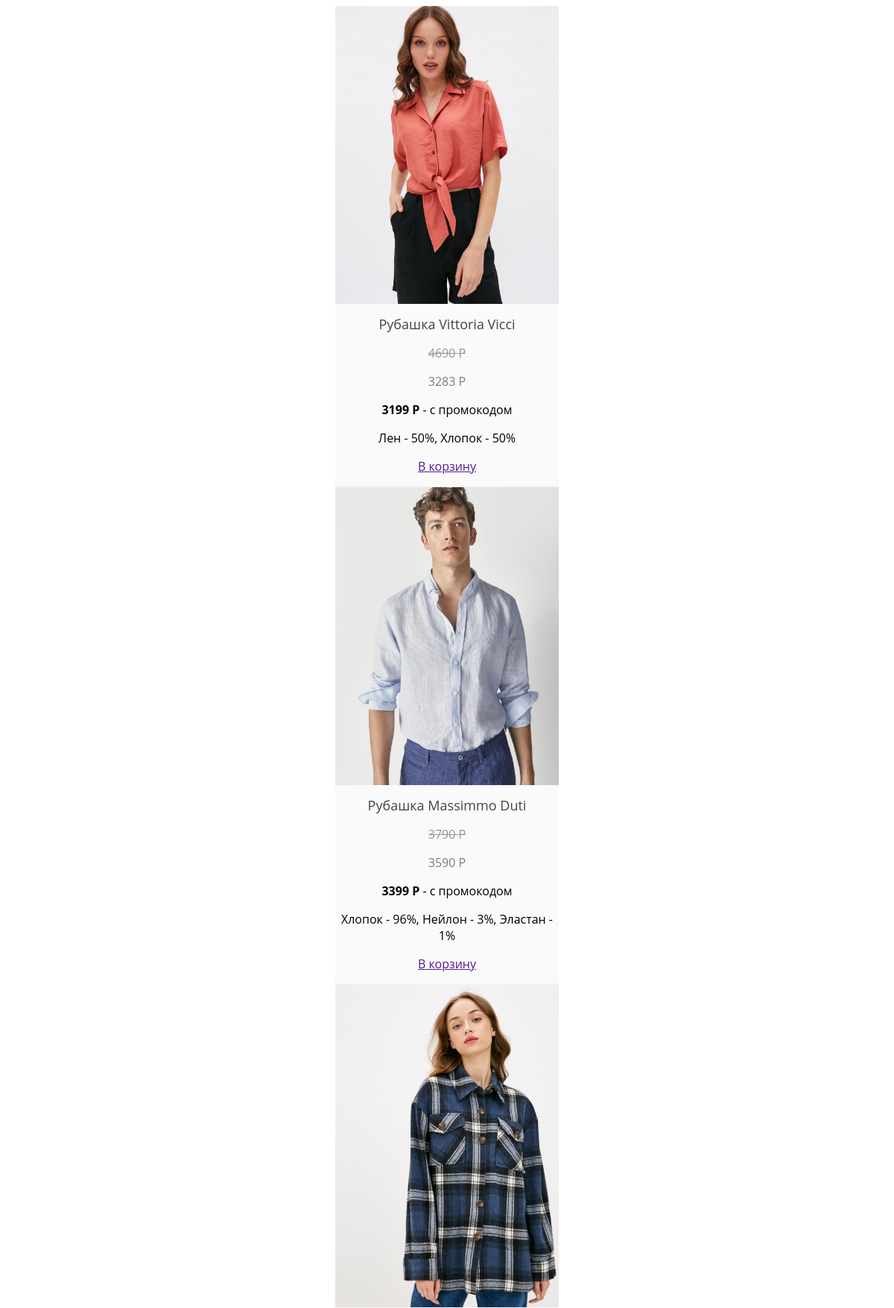
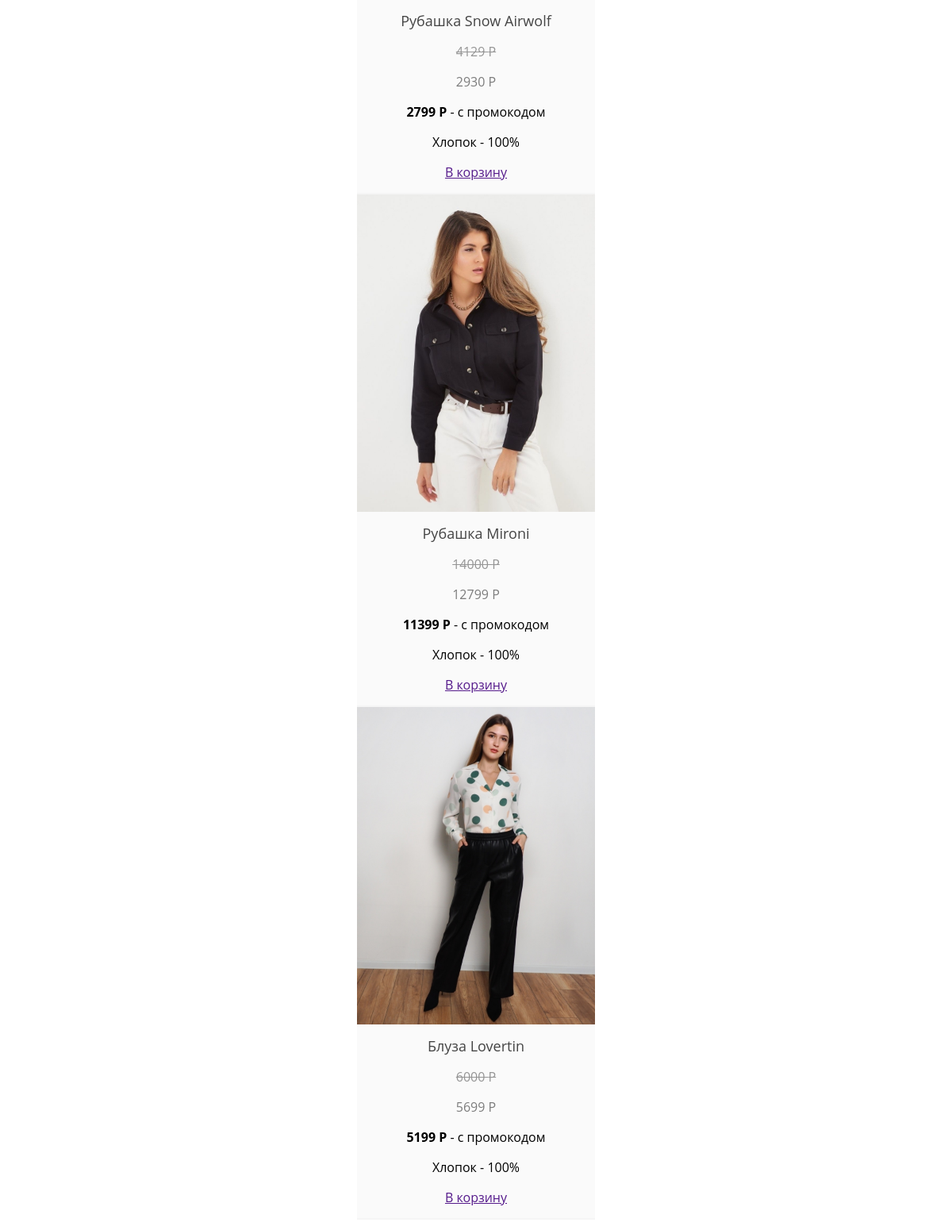
The app's page /untitled/bluzy.php with its own data (2 pictures, top to bottom).
### tables this page shows
CREATE TABLE `product` (
  `Product_id` int NOT NULL,
  `Product_name` varchar(45) NOT NULL,
  `Description` varchar(45) DEFAULT NULL,
  `Activity` tinyint(1) DEFAULT NULL,
  `promo_price` int DEFAULT NULL,
  `price` int DEFAULT NULL,
  `sale_price` int DEFAULT NULL,
  `Category_ID` int NOT NULL,
  `Main_Image_ID` int NOT NULL
);

CREATE TABLE `image_product` (
  `Image_ID` int NOT NULL,
  `Product_ID` int NOT NULL,
  `Alt` varchar(30) NOT NULL,
  `Way_img` varchar(100) NOT NULL
);

### untitled/bluzy.php (the view, shortened to what this page needs)
<?php
require_once "database.php";
$query = "SELECT * FROM  product
          JOIN image_product
          ON product.Product_id=image_product.Product_id
          WHERE product.activity=1 AND
          product.category_id=1";
$result=$connect->query($query);
?>
<!DOCTYPE>
<html lang="rus">
<head>
    <link   rel="stylesheet" href="main.css">
</head>
<body>
<?php
while($row=$result->fetch_assoc()){
    echo'<div class="product-item">
    <img alt="'.$row["Alt"].'" src="'.$row["Way_img"].'" >
    <div class="product-list">
        <h3>'.$row["Product_name"].'</h3>
        <p style="opacity: 0.4"><s>'.$row["price"].' Р</s></p><p style="opacity: 0.5">'.$row["sale_price"].' Р</p><p><strong>'.$row["promo_price"].' Р</strong> - с промокодом</p>
        <p>'.$row["Description"].'</p>
        <a href="" class="button">В корзину</a>
        </div>
    </div>';
}?>
</body>
</html>

### untitled/main.css (style rules this page uses)
* { box-sizing: border-box; }
.product-item { width: 300px; text-align: center; margin: 0 auto; border-bottom: 2px solid #F5F5F5; background: white; font-family: "Open Sans",sans-serif; transition: .3s ease-in; }
.product-item img { display: inline-block; width: 100%; }
.product-list { background: #fafafa; padding: 15px 0; }
.product-list h3 { font-size: 18px; font-weight: 400; color: #444444; margin: 0 0 10px 0; }

### records on screen
product: Main_Image_ID.Way_img (picture), Product_name "Рубашка Vittoria Vicci", price "4690", sale_price "3283", promo_price "3199", Description "Лен - 50%, Хлопок - 50%"
product: Main_Image_ID.Way_img (picture), Product_name "Рубашка Massimmo Duti", price "3790", sale_price "3590", promo_price "3399", Description "Хлопок - 96%, Нейлон - 3%, Эластан - 1%"
product: Main_Image_ID.Way_img (picture), Product_name "Рубашка Snow Airwolf", price "4129", sale_price "2930", promo_price "2799", Description "Хлопок - 100%"
product: Main_Image_ID.Way_img (picture), Product_name "Рубашка Mironi", price "14000", sale_price "12799", promo_price "11399", Description "Хлопок - 100%"
product: Main_Image_ID.Way_img (picture), Product_name "Блуза Lovertin", price "6000", sale_price "5699", promo_price "5199", Description "Хлопок - 100%"
